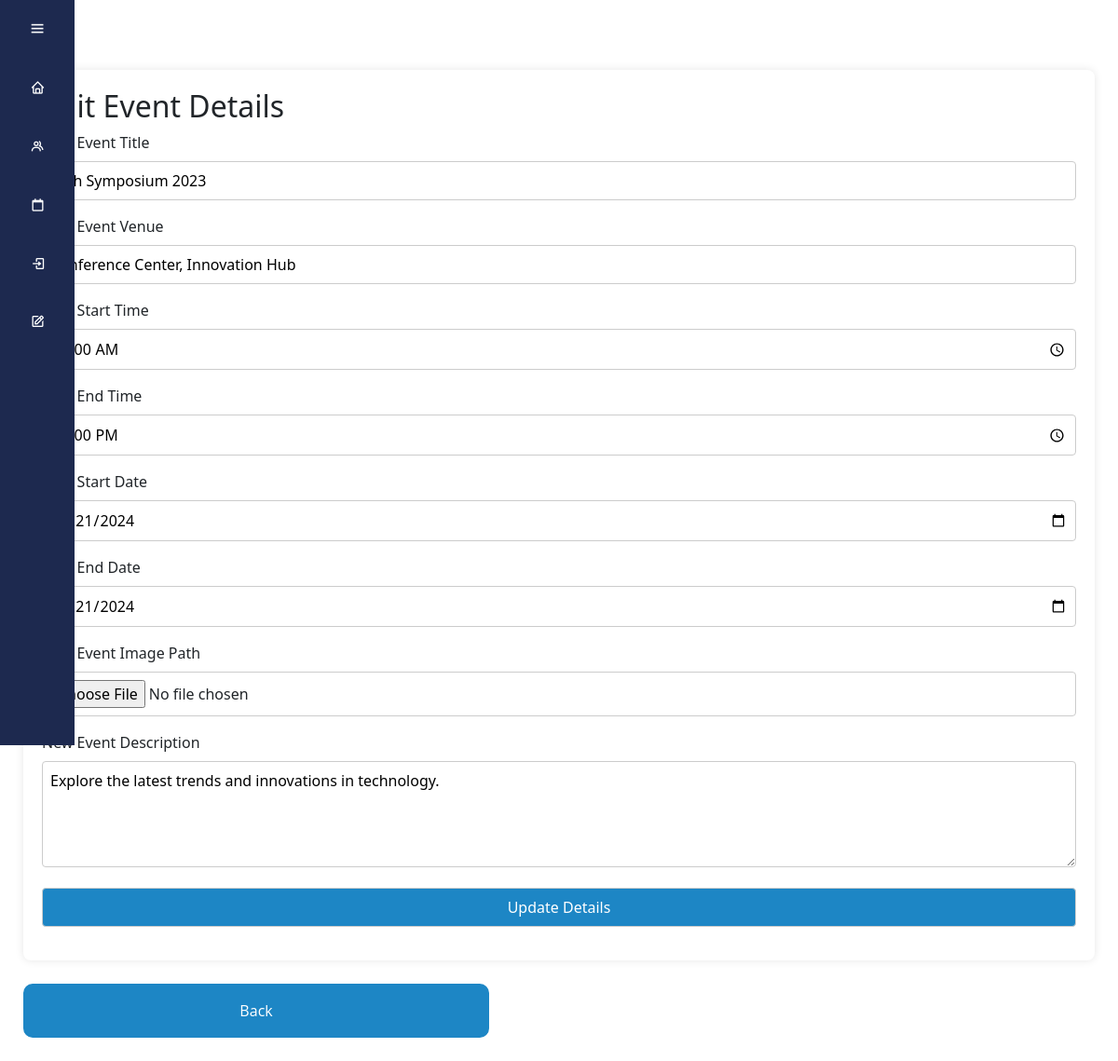
Screenshot of /Store/edit.php?id=17 with the database file from the repository.
### tables this page shows
CREATE TABLE `events` (
  `id` int(11) NOT NULL,
  `event_title` varchar(255) NOT NULL,
  `event_venue` varchar(255) NOT NULL,
  `start_time` time NOT NULL,
  `end_time` time NOT NULL,
  `start_date` date NOT NULL,
  `end_date` date NOT NULL,
  `event_image_path` varchar(255) DEFAULT NULL,
  `event_description` text NOT NULL,
  `club_id` int(11) NOT NULL,
  `user_id` int(11) DEFAULT NULL
);

### Store/edit.php (the view, shortened to what this page needs)
<?php
require_once('Part/db_controller.php');
require_once('Part/navbar.php');
if (isset($_GET['id']) && !empty($_GET['id'])) {
    $event_id = $_GET['id'];
    $sql = "SELECT * FROM events WHERE id = $event_id";
    $result = $conn->query($sql);
    if ($result->num_rows > 0) {
        $row = $result->fetch_assoc();
    } else {
        echo "Event not found";
    }
} else {
    echo "No event selected";
}
?>
<!DOCTYPE html>
<html lang="en">
<head>
    <link rel="stylesheet" href="style.css">
    <link rel="stylesheet" href="https://stackpath.bootstrapcdn.com/font-awesome/4.7.0/css/font-awesome.min.css">
</head>
<body>
    <div class="page-container">
        <form action="" method="post">
            <h2>Edit Event Details</h2>
            <label for="newEventTitle">New Event Title</label>
            <input type="text" id="newEventTitle" name="newEventTitle" value="<?php echo $row['event_title']; ?>">
            <label for="newEventVenue">New Event Venue</label>
            <input type="text" id="newEventVenue" name="newEventVenue" value="<?php echo $row['event_venue']; ?>">
            <label for="newStartTime">New Start Time</label>
            <input type="time" id="newStartTime" name="newStartTime" value="<?php echo $row['start_time']; ?>">
            <label for="newEndTime">New End Time</label>
            <input type="time" id="newEndTime" name="newEndTime" value="<?php echo $row['end_time']; ?>">
            <label for="newStartDate">New Start Date</label>
            <input type="date" id="newStartDate" name="newStartDate" value="<?php echo $row['start_date']; ?>">
            <label for="newEndDate">New End Date</label>
            <input type="date" id="newEndDate" name="newEndDate" value="<?php echo $row['end_date']; ?>">
            <label for="newEventImagePath">New Event Image Path</label>
            <input type="file" id="newEventImagePath" name="newEventImagePath">
            <label for="newEventDescription">New Event Description</label>
            <textarea id="newEventDescription" name="newEventDescription" rows="4"><?php echo $row['event_description']; ?></textarea>
            <input type="submit" value="Update Details">
        </form>
        <a href="event_single.php?id=<?php echo $event_id; ?>"><button class="btn">Back</button></a>
    </div>
</body>
</html>

### style.css (style rules this page uses)
* { margin: 0; padding: 0; box-sizing: border-box; font-family: 'Segoe UI', Tahoma, Geneva, Verdana, SansSerif; }
.page-container { max-width: 1300px; margin:auto; padding:25px }
.btn { padding: 15px 25px 15px 25px; border-radius: 10px; width: 500px; margin: auto; margin-top: 25px; background-color: #1D86C5; font-family: 'Open Sans', sans-serif; font-size: 16px; font-weight: 400; color: #fff; border: 2px solid #1D86C5; }
a { text-decoration: none; }
form { background-color: white; padding: 20px; margin-top:50px; border-radius: 8px; box-shadow: 0 0 10px rgba(0, 0, 0, 0.1); }
label { display: block; margin-bottom: 8px; }
input, textarea { width: 100%; padding: 8px; margin-bottom: 16px; box-sizing: border-box; border: 1px solid #ccc; border-radius: 4px; }
input[type="submit"] { background-color: #1D86C5; color: white; cursor: pointer; }
a:link { color: #1D294F; }

### Store/edit.php (style rules this page uses)
form { background-color: white; padding: 20px; margin-top:50px; border-radius: 8px; box-shadow: 0 0 10px rgba(0, 0, 0, 0.1); }
label { display: block; margin-bottom: 8px; }
input, textarea { width: 100%; padding: 8px; margin-bottom: 16px; box-sizing: border-box; border: 1px solid #ccc; border-radius: 4px; }
input[type="submit"] { background-color: #1D86C5; color: white; cursor: pointer; }

### rows the page displays
events: newEventTitle "Tech Symposium 2023", newEventVenue "Conference Center, Innovation Hub", newStartTime "09:00:00", newEndTime "17:00:00", newStartDate "12/21/2024", newEndDate "12/21/2024", newEventDescription "Explore the latest trends and innovations in technology."
